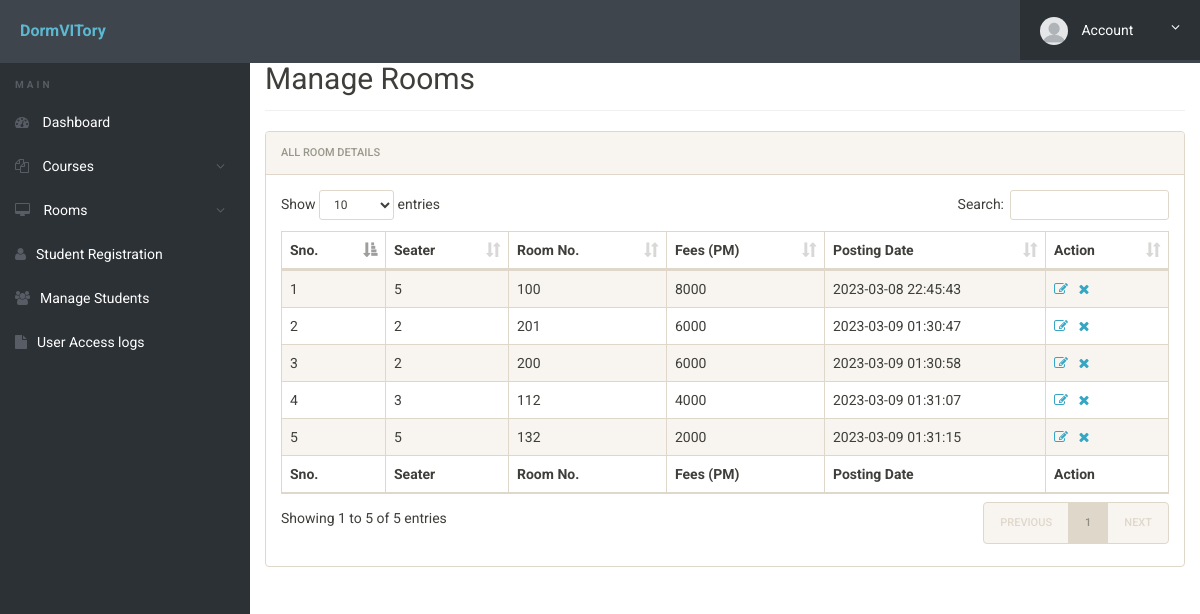
/hostel/admin/manage-rooms.php (signed in), run on the app's committed database.
### tables this page shows
CREATE TABLE `rooms` (
  `id` int(11) NOT NULL,
  `seater` int(11) DEFAULT NULL,
  `room_no` int(11) DEFAULT NULL,
  `fees` int(11) DEFAULT NULL,
  `posting_date` timestamp NULL DEFAULT current_timestamp()
);

### hostel/admin/manage-rooms.php (the view, shortened to what this page needs)
<?php
include('includes/config.php');
?>
<!doctype html>
<html lang="en" class="no-js">
<head>
	<link rel="stylesheet" href="css/font-awesome.min.css">
	<link rel="stylesheet" href="css/bootstrap.min.css">
	<link rel="stylesheet" href="css/dataTables.bootstrap.min.css">
	<link rel="stylesheet" href="css/bootstrap-social.css">
	<link rel="stylesheet" href="css/bootstrap-select.css">
	<link rel="stylesheet" href="css/fileinput.min.css">
	<link rel="stylesheet" href="css/awesome-bootstrap-checkbox.css">
	<link rel="stylesheet" href="css/style.css">
</head>
<body>
	<?php include('includes/header.php');?>
	<div class="ts-main-content">
			<?php include('includes/sidebar.php');?>
		<div class="content-wrapper">
			<div class="container-fluid">
				<div class="row">
					<div class="col-md-12">
						<h2 class="page-title" style="margin-top: 4%">Manage Rooms</h2>
						<div class="panel panel-default">
							<div class="panel-heading">All Room Details</div>
							<div class="panel-body">
								<table id="zctb" class="display table table-striped table-bordered table-hover" cellspacing="0" width="100%">
									<thead>
										<tr>
											<th>Sno.</th>
											<th>Seater</th>
											<th>Room No.</th>
											<th>Fees (PM) </th>
											<th>Posting Date  </th>
											<th>Action</th>
										</tr>
									</thead>
									<tfoot>
										<tr>
											<th>Sno.</th>
											<th>Seater</th>
											<th>Room No.</th>
											<th>Fees (PM) </th>
											<th>Posting Date  </th>
											<th>Action</th>
										</tr>
									</tfoot>
									<tbody>
<?php
$ret="select * from rooms";
$stmt= $mysqli->prepare($ret) ;
$stmt->execute() ;
$res=$stmt->get_result();
$cnt=1;
while($row=$res->fetch_object())
	  {
	  	?>
<tr><td><?php echo $cnt;;?></td>
<td><?php echo $row->seater;?></td>
<td><?php echo $row->room_no;?></td>
<td><?php echo $row->fees;?></td>
<td><?php echo $row->posting_date;?></td>
<td><a href="edit-room.php?id=<?php echo $row->id;?>"><i class="fa fa-edit"></i></a>&nbsp;&nbsp;
<a href="manage-rooms.php?del=<?php echo $row->id;?>" onclick="return confirm("Do you want to delete");"><i class="fa fa-close"></i></a></td>
										</tr>
									<?php
$cnt=$cnt+1;
									 } ?>
									</tbody>
								</table>
							</div>
						</div>
					</div>
				</div>
			</div>
		</div>
	</div>
</body>
</html>

### hostel/admin/css/style.css (style rules this page uses)
html { font-size: 14px; }
@media only screen and (min-width: 480px) { html { font-size: 17px; } }
@media only screen and (min-width: 768px) { html { font-size: 14px; } }
body { font-size: 1em; }
a { color: #37a6c4; }
.panel { overflow: hidden; }
.page-title { padding-bottom: 15px; margin-bottom: 20px; border-bottom: 1px solid #f0f0f0; }
.ts-main-content .content-wrapper { padding-top: 15px; margin-top: 10px; }
@media only screen and (min-width: 992px) { .ts-main-content .content-wrapper { margin-left: 250px; } }

### data on the page
rooms: seater "5", room_no "100", fees "8000", posting_date "2023-03-08 22:45:43"
rooms: seater "2", room_no "201", fees "6000", posting_date "2023-03-09 01:30:47"
rooms: seater "2", room_no "200", fees "6000", posting_date "2023-03-09 01:30:58"
rooms: seater "3", room_no "112", fees "4000", posting_date "2023-03-09 01:31:07"
rooms: seater "5", room_no "132", fees "2000", posting_date "2023-03-09 01:31:15"
